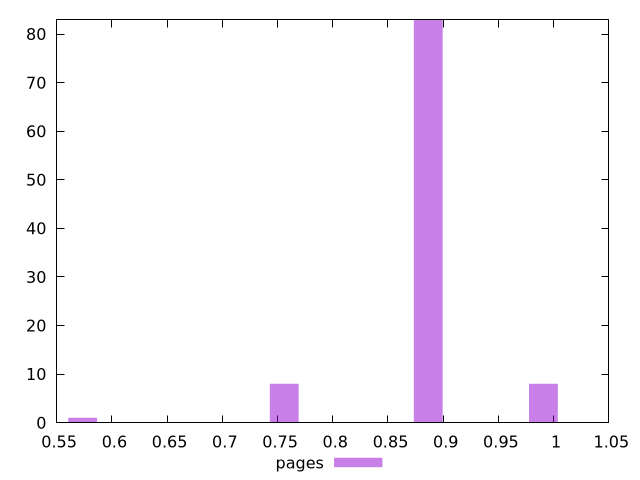

Here is the gnuplot script that generated this plot:
$_pages <<EOF
0.7560749071645291 8
0.8864326497791031 83
0.9907188438707621 8
0.5735740675041254 1
EOF
set key outside below
set terminal pngcairo
set output "report_00006_2020-11-02T20-21-41.718Z/unused-css-rules/pages//hist.png"
set yrange [0:83]
set boxwidth 0.026071548522914795
set style fill transparent solid 0.5 noborder
plot $_pages title "pages" with boxes ,
